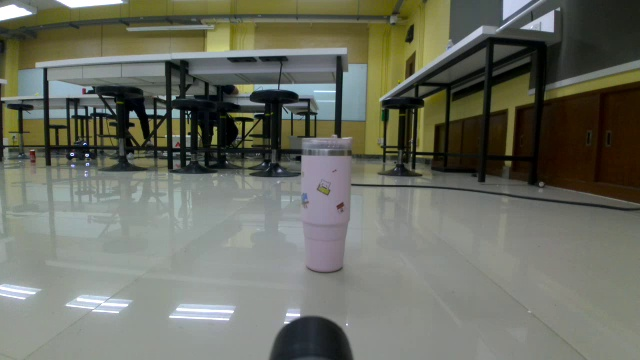
#> input picture image/night data/not use/1.jpg, 640 x 360 px
$ jupyter execute Processing_method_Fantastic4.ipynb
#> lines starting #> are read from the running program, lines starting #| are printed output that depends on the picture; after the words box and inside, x2 and y2 are one past the last pixel; in counts of white or black regions, pixels touching at a corner belong together
# Fantastic 4
---

# 1. โหลดภาพหลักและแปลงเป็น RGB

    เป็นขั้นตอนแรกของการประมวลผลภาพ

1. โหลดไฟล์ภาพ
 image = cv2.imread("../../../image/capture_test.jpg") ใช้ไลบรารี OpenCV (cv2) เพื่อโหลดไฟล์ภาพ ถ้าหาไฟล์ไม่เจอ cv2.imread() จะคืนค่าเป็น None

2. ตรวจสอบความถูกต้องของไฟล์
 if image is None: raise FileNotFoundError("main_image.jpg not found") เป็นการตรวจสอบว่าการโหลดภาพสำเร็จหรือไม่ ถ้า image เป็น None ก็แสดงว่าหาไฟล์ไม่เจอ โค้ดก็จะหยุดทำงานและแจ้งข้อผิดพลาดให้ทราบ

3. แปลงสีของภาพ
 โดยปกติแล้ว OpenCV จะโหลดภาพในรูปแบบสีแบบ BGR ซึ่งเป็นลำดับสีที่ต่างจากไลบรารีอื่นๆ เช่น Matplotlib ที่ใช้รูปแบบสีแบบ RGB การแปลงสีจาก BGR เป็น RGB ด้วย cv2.cvtColor(image, cv2.COLOR_BGR2RGB) จึงจำเป็นเพื่อให้การแสดงผลภาพด้วย Matplotlib ในภายหลัง

[cell 1]
import cv2
import numpy as np
import matplotlib.pyplot as plt

# 1. โหลดภาพหลักและแปลงเป็น RGB

image = cv2.imread("../../../image/night data/not use/1.jpg")
#> image is the input picture: shape (360, 640, 3); mean B, G, R 98.5, 109.7, 107
if image is None:
    raise FileNotFoundError("main_image.jpg not found")
image_rgb = cv2.cvtColor(image, cv2.COLOR_BGR2RGB)

# 2. ฟังก์ชันสร้าง Pink Mask

ฟังก์ชัน create_pink_mask()

    มีไว้สำหรับสร้าง "มาสก์" (Mask) ที่ระบุตำแหน่งของสีชมพูในภาพ หลักการคือ

1. แปลงสีภาพ
 ฟังก์ชันจะรับภาพในรูปแบบ RGB เข้ามา จากนั้นแปลงให้เป็นรูปแบบสี BGR แล้วแปลงเป็น HSV เพราะการระบุสีในรูปแบบนี้ง่ายและแม่นยำกว่าแบบ RGB มาก โดยค่า Hue จะใช้บอกชนิดของสี, Saturation บอกความอิ่มตัวของสี และ Value บอกความสว่างของสี

2. กำหนดช่วงสี
 โค้ดจะกำหนดช่วงค่า HSV ที่เป็นสีชมพู โดยใช้ lower_pink และ upper_pink เพื่อระบุขอบเขตของสีที่ต้องการ

3. สร้างมาสก์
 คำสั่ง cv2.inRange() จะสร้างภาพไบนารี (Binary Image) หรือ mask ขึ้นมา โดยพิกเซลที่เป็นสีชมพูตามช่วงที่กำหนดจะมีค่าเป็นสีขาว (255) ส่วนพิกเซลอื่นๆ จะมีค่าเป็นสีดำ (0)

4. ลด Noise
 mask ที่ได้จาก cv2.inRange() อาจมี Noise cv2.medianBlur() จะช่วยลด Noise และ cv2.morphologyEx() จะช่วยเติมเต็มช่องว่างเล็ก ๆ ในมาสก์ ทำให้มาสก์มีความสมบูรณ์มากขึ้น

[cell 2]
def create_pink_mask(img_rgb):

    # สร้าง mask สำหรับสีชมพู โดยใช้ HSV color space
    # แปลงเป็น HSV เพื่อจับสีชมพูได้ดีกว่า
    img_bgr = cv2.cvtColor(img_rgb, cv2.COLOR_RGB2BGR)
    hsv = cv2.cvtColor(img_bgr, cv2.COLOR_BGR2HSV)
#> hsv: shape (360, 640, 3); mean H, S, V 56.3, 59, 112.4

    # ช่วงค่าต่ำสุดของสีชมพู
    lower_pink = np.array([120, 10, 100])
    # ช่วงค่าสูงสุดของสีชมพู
    upper_pink = np.array([170, 100, 200])

    # สร้าง mask
    mask = cv2.inRange(hsv, lower_pink, upper_pink)
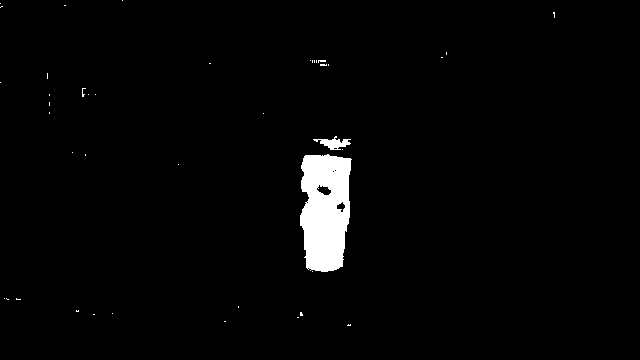
#> mask: shape (360, 640); 2.3% white; 42 white regions (40 under 20 px), largest, box (x1, y1, x2, y2) and area: (300, 154, 352, 272) 4911, (313, 136, 351, 150) 244

    # เพิ่มการ morphology เพื่อลด noise
    mask = cv2.medianBlur(mask, 7)
#> mask: shape (360, 640); 2.2% white; 3 white regions (1 under 20 px), largest, box (x1, y1, x2, y2) and area: (300, 155, 351, 272) 4938, (321, 138, 349, 150) 213
    kernel = np.ones((7, 7), np.uint8)
    # ปิดช่องว่างเล็กๆ
    mask = cv2.morphologyEx(mask, cv2.MORPH_CLOSE, kernel)
#> mask: shape (360, 640); 2.3% white; 2 white regions (1 under 20 px), largest, box (x1, y1, x2, y2) and area: (300, 138, 351, 272) 5281

    return mask

[cell 3]
# สร้าง pink mask สำหรับภาพหลัก
main_pink_mask = create_pink_mask(image_rgb)

# แปลงภาพหลักเป็น grayscale และใช้ mask
main_gray = cv2.cvtColor(image_rgb, cv2.COLOR_RGB2GRAY)
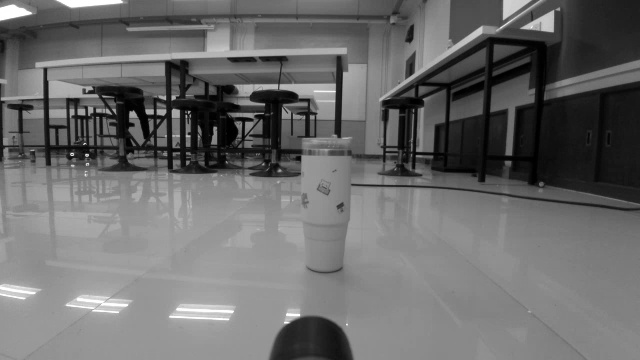
#> main_gray: shape (360, 640); min 0, max 255, mean 107.7
main_masked = cv2.bitwise_and(main_gray, main_gray, mask=main_pink_mask)
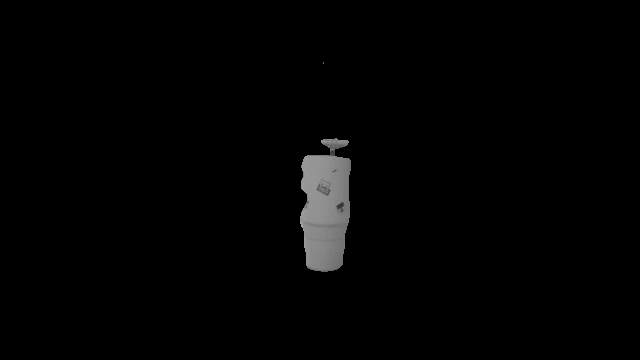
#> main_masked: shape (360, 640); min 0, max 163, mean 3

# 3. โหลด template และเตรียม mask + grayscale

โหลด template และเตรียม mask + grayscale

    ทำหน้าที่คล้ายกับ ฟังก์ชัน create_pink_mask() แต่ทำซ้ำสำหรับแต่ละ Template ที่ต้องการใช้ค้นหา

1. วนลูปโหลด Template
 โค้ดจะวนลูปผ่านรายการไฟล์รูปภาพ Template ที่เตรียมไว้ 3 ขนาด

2. เตรียม Template แต่ละรูป
 สำหรับ Template แต่ละรูป โค้ดจะ
- โหลดภาพ Template
- แปลงภาพจาก BGR เป็น RGB
- ใช้ฟังก์ชัน create_pink_mask() ที่สร้างไว้ในส่วนที่ 2 เพื่อสร้างมาสก์สีชมพูสำหรับ Template
- แปลงภาพ Template เป็นสีเทา (tmpl_gray)
- นำมาสก์ที่ได้มาใช้กับภาพสีเทาด้วย cv2.bitwise_and() เพื่อให้ได้ภาพ Template ที่มีเฉพาะส่วนที่เป็นสีชมพูเท่านั้น (tmpl_masked)

ผลลัพธ์ที่ได้คือรายการของภาพ Template ที่ผ่านการมาสก์แล้ว (templates_masked) ซึ่งพร้อมสำหรับการนำไปเปรียบเทียบกับภาพหลักที่ผ่านการมาสก์แล้ว (main_masked) ในขั้นตอน Template Matching ถัดไป

[cell 4]
template1 = "../../../image/template/use/template_night_pic1_x_557_y_278_w_120_h_293.jpg"
template2 = "../../../image/template/use/template_night_pic2_x_609_y_290_w_57_h_138.jpg"
template3 = "../../../image/template/use/template_night_pic3_x_622_y_293_w_40_h_93.jpg"


template_files = [template1, template2, template3]
templates_masked = []
templates_rgb = []
templates_masks = []

for f in template_files:
    tmpl = cv2.imread(f)
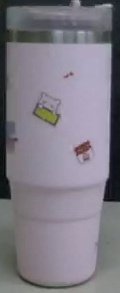
#> input picture image/template/use/template_night_pic1_x_557_y_278_w_120_h_293.jpg, 120 x 293 px
#> tmpl is the input picture: shape (293, 120, 3); mean B, G, R 132.5, 122.6, 126.6
    if tmpl is None:
        raise FileNotFoundError(f"{f} not found")

    tmpl_rgb = cv2.cvtColor(tmpl, cv2.COLOR_BGR2RGB)
    templates_rgb.append(tmpl_rgb)

    # สร้าง pink mask สำหรับ template
    tmpl_pink_mask = create_pink_mask(tmpl_rgb)
#> in create_pink_mask (call 2), `mask = cv2.medianBlur(mask, 7)`:
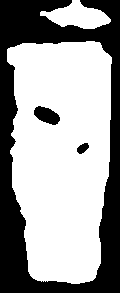
#> mask: shape (293, 120); 62.5% white; 3 black regions, box (x1, y1, x2, y2) and area: (0, 0, 120, 293) 12763, (34, 106, 60, 125) 321, (77, 143, 89, 154) 87
#> in create_pink_mask (call 2), `mask = cv2.morphologyEx(mask, cv2.MORPH_CLOSE, kernel)`:
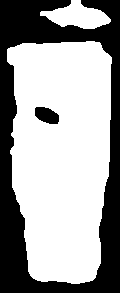
#> mask: shape (293, 120); 63% white; 2 black regions, box (x1, y1, x2, y2) and area: (0, 0, 120, 293) 12714, (35, 107, 59, 124) 305
    templates_masks.append(tmpl_pink_mask)

    # แปลงเป็น grayscale และใช้ mask
    tmpl_gray = cv2.cvtColor(tmpl_rgb, cv2.COLOR_RGB2GRAY)
    tmpl_masked = cv2.bitwise_and(tmpl_gray, tmpl_gray, mask=tmpl_pink_mask)
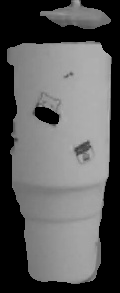
#> tmpl_masked: shape (293, 120); min 0, max 183, mean 92.6

    templates_masked.append(tmpl_masked)

# 4. ฟังก์ชันทำ Template Matching สำหรับ masked grayscale

ฟังก์ชัน match_template_masked()
ขั้นตอนการทำงานหลักๆ

1. การทำ Template Matching
 - result = cv2.matchTemplate(img_masked, tmpl_masked, cv2.TM_CCOEFF_NORMED) คำสั่งนี้คือคำสั่งหลักของฟังก์ชัน มันจะนำภาพหลักที่ผ่านการมาสก์แล้ว (img_masked) มาเปรียบเทียบกับภาพ Template ที่ผ่านการมาสก์แล้ว (tmpl_masked) โดยใช้เทคนิค cv2.TM_CCOEFF_NORMED
 - cv2.TM_CCOEFF_NORMED เป็นหนึ่งในวิธีการคำนวณความคล้ายคลึงกันระหว่างภาพและ Template โดยให้ค่าความสัมพันธ์อยู่ในช่วง -1 ถึง 1
    - ค่าเข้าใกล้ 1: หมายถึงภาพสองส่วนนั้นมีความคล้ายคลึงกันมากที่สุด (การจับคู่สมบูรณ์แบบ)
    - ค่าเข้าใกล้ 0: หมายถึงไม่มีความสัมพันธ์กันเลย
    - ค่าเข้าใกล้ -1: หมายถึงความสัมพันธ์ในเชิงตรงกันข้าม

ผลลัพธ์ที่ได้ (result) คือภาพ 2 มิติ (คล้ายกับแผนที่ความร้อน) ที่แต่ละพิกเซลมีค่าความสัมพันธ์ (correlation score) บอกว่าตำแหน่งนั้นๆ ในภาพหลักมีความคล้ายคลึงกับ Template มากแค่ไหน

2. การหาตำแหน่งที่ตรงกัน
 - locations = np.where(result >= threshold): โค้ดนี้จะค้นหาตำแหน่งทั้งหมดบนแผนที่ result ที่มีค่าความสัมพันธ์ สูงกว่าหรือเท่ากับค่า threshold ที่เรากำหนดไว้ (ในที่นี้คือ 0.8)
 - ค่า threshold นี้เป็นตัวกำหนดว่าเรายอมรับการจับคู่ที่ "คล้าย" กันมากแค่ไหน ยิ่งค่าสูง การจับคู่ก็จะยิ่งเข้มงวดมากขึ้น
 - np.where() จะคืนค่าเป็น tuple ของ arrays ที่เก็บพิกัดแถว (row) และคอลัมน์ (col) ของทุกตำแหน่งที่ตรงตามเงื่อนไข

3. การสร้างกรอบสี่เหลี่ยม (Bounding Boxes)
 - for pt in zip(*locations[::-1]) ลูปนี้จะวนผ่านทุกพิกัดที่พบจากการค้นหาในขั้นตอนที่แล้ว locations[::-1] เป็นการสลับลำดับจาก (แถว, คอลัมน์) ให้เป็น (คอลัมน์, แถว) เพื่อให้ตรงกับรูปแบบ (x, y) ที่นิยมใช้ในการวาดกรอบ
 - boxes.append((pt, (pt[0]+w, pt[1]+h))): สำหรับแต่ละพิกัด pt (ซึ่งคือมุมซ้ายบนของกรอบ) โค้ดจะคำนวณพิกัดของมุมขวาล่างโดยการเพิ่มความกว้าง (w) และความสูง (h) ของ Template เข้าไป จากนั้นจึงเก็บข้อมูลกรอบสี่เหลี่ยมทั้งหมดไว้ในรายการ boxes

ฟังก์ชันนี้รับภาพที่ผ่านการมาสก์แล้วทั้งสองภาพ (ภาพหลักและ Template) จากนั้นนำมาเปรียบเทียบเพื่อสร้างแผนที่คะแนนความคล้ายคลึงกัน แล้วจึงค้นหาทุกตำแหน่งบนแผนที่ที่มีคะแนนสูงพอ (มากกว่า threshold) เพื่อสร้างเป็นกรอบสี่เหลี่ยม (Bounding Boxes) ที่ระบุตำแหน่งที่คาดว่าวัตถุเป้าหมายอยู่ในภาพหลัก

[cell 5]
def match_template_masked(img_masked, tmpl_masked, threshold=0.8):
    """Template matching บน masked grayscale images"""
    result = cv2.matchTemplate(img_masked, tmpl_masked, cv2.TM_CCOEFF_NORMED)

    # หา location ที่ score >= threshold
    locations = np.where(result >= threshold)

    boxes = []
    h, w = tmpl_masked.shape

    for pt in zip(*locations[::-1]):  # แปลง (row, col) -> (x, y)
        boxes.append((pt, (pt[0]+w, pt[1]+h)))

    return boxes, result

# 5. ทำ matching สำหรับทุก template

การทำ Template Matching และวาดผลลัพธ์

จะวนลูปเพื่อนำ Template แต่ละตัวมาจับคู่กับภาพหลัก แล้ววาดกรอบสี่เหลี่ยม (bounding box) ที่ตรวจจับได้ลงบนภาพต้นฉบับ
 - ลูปสำหรับแต่ละ Template: โค้ดจะวนลูปผ่านรายการ templates_masked เพื่อจับคู่ Template แต่ละตัวกับ main_masked โดยใช้ฟังก์ชัน match_template_masked และใช้ค่า threshold = 0.5
 - การวาดกรอบและข้อความ: เมื่อได้ตำแหน่งที่ตรวจจับได้ (ในตัวแปร boxes) โค้ดจะสร้างสำเนาของภาพต้นฉบับ (img_copy) และวนลูปวาดกรอบสี่เหลี่ยมสีเขียว ((0, 255, 0)) พร้อมกับข้อความระบุหมายเลข Template (T1, T2, T3) ลงไป นอกจากนี้ยังมีการเพิ่มพื้นหลังสีดำและวาดค่าความเชื่อมั่น (confidence score) สำหรับการตรวจจับแรกด้วย

[cell 6]
threshold = 0.5
matched_results = []

for i, tmpl_masked in enumerate(templates_masked):
    boxes, result = match_template_masked(main_masked, tmpl_masked, threshold)

    # วาดกรอบบนภาพต้นฉบับ (RGB)
    img_copy = image_rgb.copy()
    for j, (top_left, bottom_right) in enumerate(boxes):
        # วาดกรอบสีเขียว
        cv2.rectangle(img_copy, top_left, bottom_right, (0, 255, 0), 2)

        # คำนวณตำแหน่งข้อความให้ไม่ล้นออกนอกภาพ
        text_x = max(5, top_left[0])  # ไม่ให้ติดขอบซ้าย
        text_y = max(25, top_left[1] - 5)  # ไม่ให้ติดขอบบน

        # ตรวจสอบว่าข้อความจะล้นออกขวาหรือไม่
        img_height, img_width = img_copy.shape[:2]
        if text_x > img_width - 50:  # ถ้าใกล้ขอบขวา
            text_x = bottom_right[0] - 50

        # วาดข้อความด้วยสีเหลือง (ไม่ใช่แดง) และเพิ่ม background
        # วาดพื้นหลังสีดำให้ข้อความ
        cv2.rectangle(img_copy, (text_x-2, text_y-18), (text_x+35, text_y+2), (0, 0, 0), -1)
        # วาดข้อความสีเหลือง
        cv2.putText(img_copy, f"T{i+1}", (text_x, text_y-5),
                   cv2.FONT_HERSHEY_SIMPLEX, 0.5, (255, 255, 0), 1)

        # เพิ่มข้อมูล confidence score (ถ้าต้องการ)
        if j == 0:  # แสดงเฉพาะตัวแรก
            conf_y = text_y + 15
            confidence = result[top_left[1], top_left[0]] if top_left[1] < result.shape[0] and top_left[0] < result.shape[1] else 0
            cv2.rectangle(img_copy, (text_x-2, conf_y-12), (text_x+60, conf_y+2), (0, 0, 0), -1)
            cv2.putText(img_copy, f"{confidence:.2f}", (text_x, conf_y-2),
                       cv2.FONT_HERSHEY_SIMPLEX, 0.4, (0, 255, 255), 1)

    matched_results.append((img_copy, templates_rgb[i], len(boxes)))
#> this loop made 3 passes
#> (locations in match_template_masked, h in match_template_masked, w in match_template_masked) on passes 1 to 3: ((empty array, empty array), 293, 120), (690 positions, rows 104 to 150, columns 284 to 302, 138, 57), (282 positions, rows 122 to 151, columns 287 to 299, 93, 40)
#> pass 1, in match_template_masked, `result = cv2.matchTemplate(img_masked, tmpl_masked, cv2.TM_CCOEFF_NORM..`:
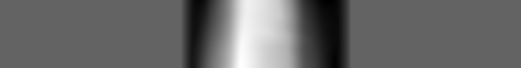
#> result: shape (68, 521) float32; min -0.262, max 0.407, mean 0.014; drawn with min black and max white
#> pass 2, in match_template_masked (call 2), `result = cv2.matchTemplate(img_masked, tmpl_masked, cv2.TM_CCOEFF_NORM..`:
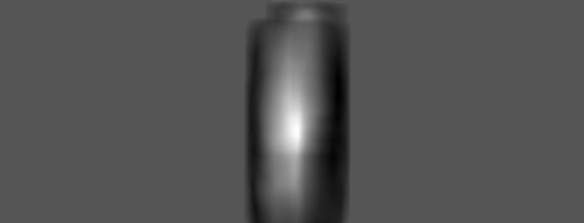
#> result: shape (223, 584) float32; min -0.376, max 0.74, mean -0.00404; drawn with min black and max white
#> pass 3, in match_template_masked (call 3), `result = cv2.matchTemplate(img_masked, tmpl_masked, cv2.TM_CCOEFF_NORM..`:
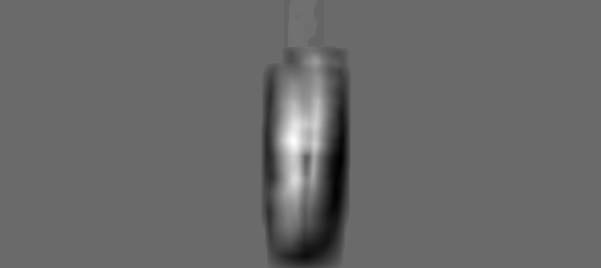
#> result: shape (268, 601) float32; min -0.471, max 0.653, mean -0.00441; drawn with min black and max white
#> after the loop, matched_results = 3 items
#> (the rest of the program and of its run is left out)
